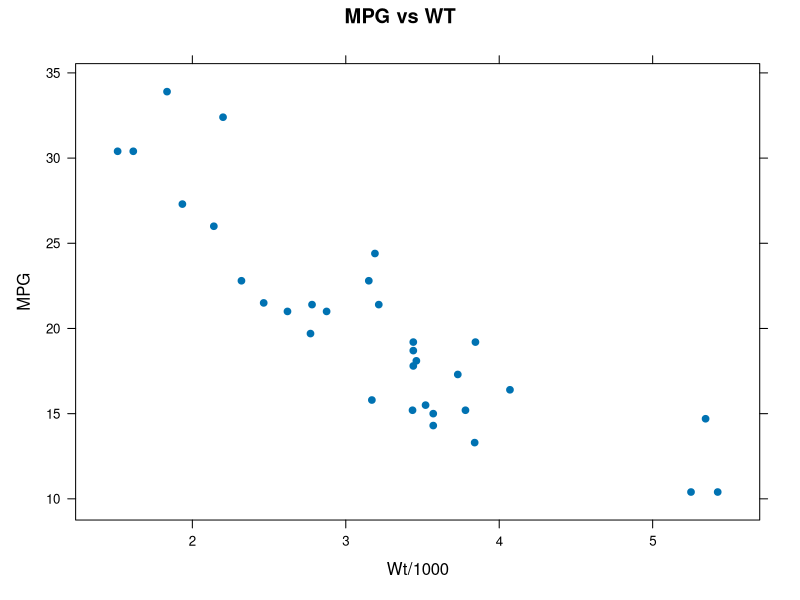
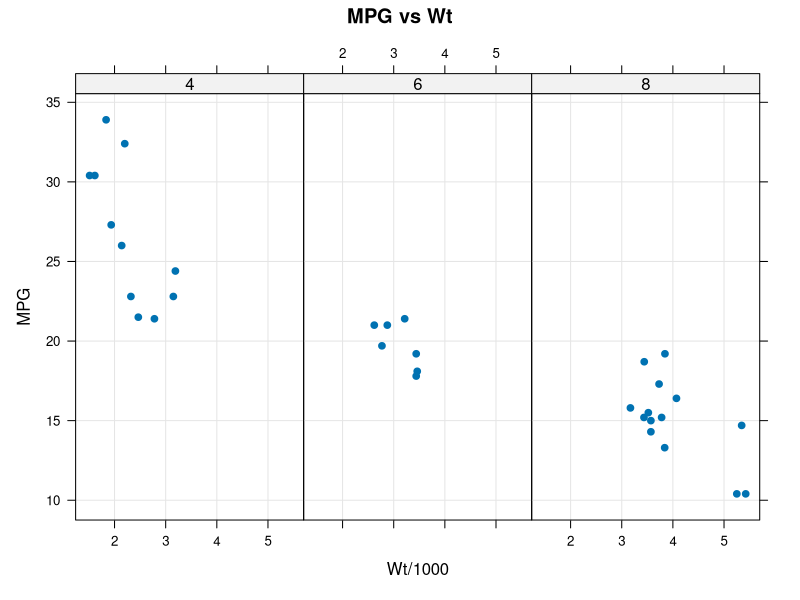
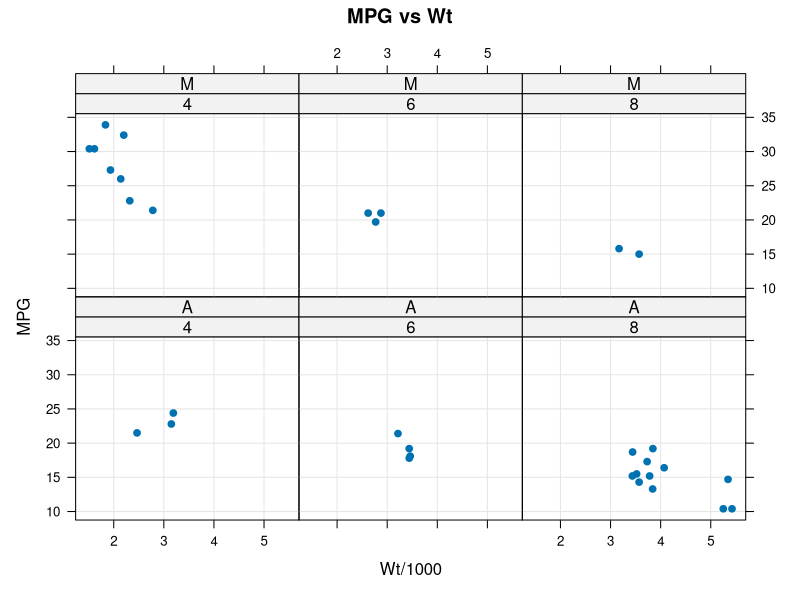
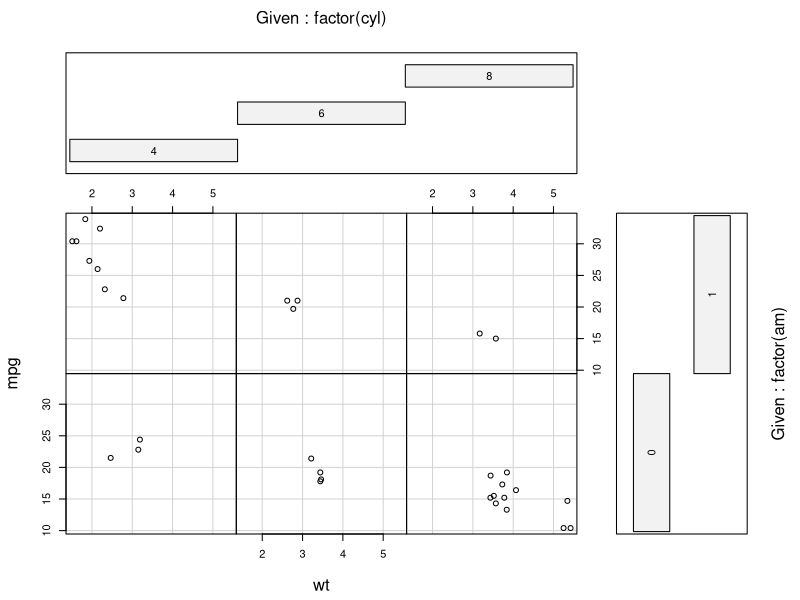
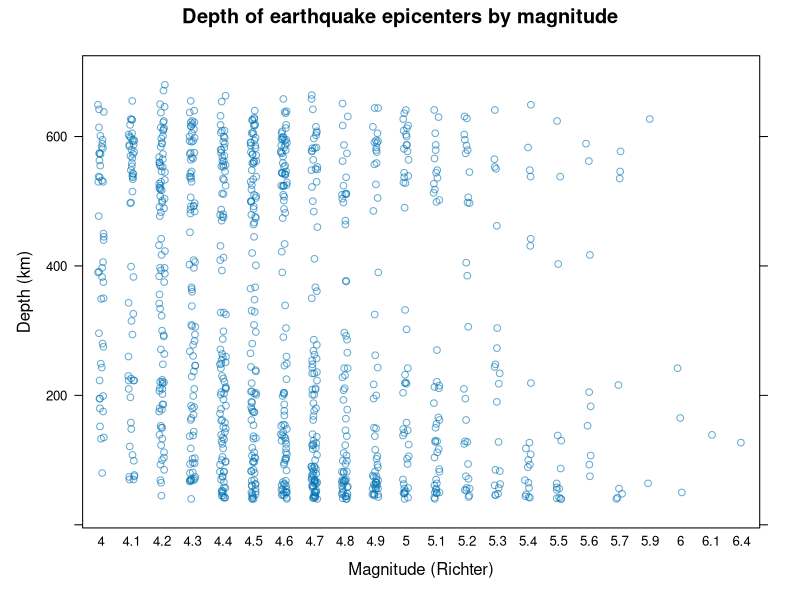
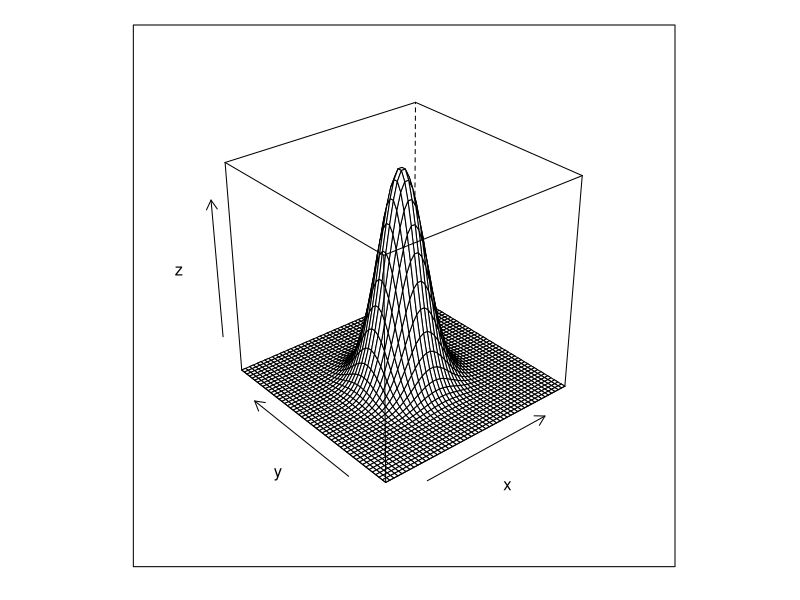

Write R code to recreate these figures, in order.
## ---- chunk 1
library(lattice)

xyplot(mpg~wt, data=mtcars, pch=19, main="MPG vs WT", xlab="Wt/1000", ylab="MPG")
## ---- chunk 2
xyplot(mpg~wt | factor(cyl), data=mtcars, pch=19, main="MPG vs Wt", xlab="Wt/1000", ylab="MPG", layout=c(3,1), type=c("p", "g"))
## ---- chunk 3
xyplot(mpg~wt | factor(cyl) + factor(am, labels=c("A", "M")), data=mtcars, main="MPG vs Wt", xlab="Wt/1000", ylab="MPG", pch=19, type=c("p", "g"))
## ---- chunk 4
coplot(mpg~wt|factor(cyl)+factor(am),data=mtcars) 
## ---- chunk 5
stripplot(depth ~ factor(mag), data=quakes, jitter.data=TRUE, alpha=0.6, main="Depth of earthquake epicenters by magnitude", xlab="Magnitude (Richter)", ylab="Depth (km)")
## ---- chunk 6
x <- y <- seq(-5, 5, length=50)
xy <- expand.grid(x, y)
z <- (1/(2*pi))*exp(-.5*(xy[,1]^2+xy[,2]^2))
wireframe(z~xy[,1]*xy[,2], xlab="x", ylab="y")
